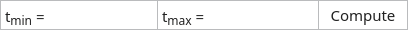
<?xml version="1.0" encoding="UTF-8"?>
<ui version="4.0">
 <class>Form</class>
 <widget class="QWidget" name="Form">
  <property name="geometry">
   <rect>
    <x>0</x>
    <y>0</y>
    <width>408</width>
    <height>30</height>
   </rect>
  </property>
  <property name="windowTitle">
   <string>Form</string>
  </property>
  <property name="styleSheet">
   <string notr="true">#Form {
    background-color: rgba(0,0,0,0)
}

QWidget {
	font-family: Droid Sans;
	font-size: 15px;
    color: #212121;
}

QTableWidget::item {
	font-family: Open Sans;
	font-size: 15px;
}


</string>
  </property>
  <layout class="QGridLayout" name="gridLayout">
   <property name="leftMargin">
    <number>0</number>
   </property>
   <property name="topMargin">
    <number>0</number>
   </property>
   <property name="rightMargin">
    <number>0</number>
   </property>
   <property name="bottomMargin">
    <number>0</number>
   </property>
   <property name="spacing">
    <number>0</number>
   </property>
   <item row="0" column="0">
    <widget class="QLabel" name="label">
     <property name="sizePolicy">
      <sizepolicy hsizetype="Fixed" vsizetype="Preferred">
       <horstretch>0</horstretch>
       <verstretch>0</verstretch>
      </sizepolicy>
     </property>
     <property name="minimumSize">
      <size>
       <width>0</width>
       <height>30</height>
      </size>
     </property>
     <property name="maximumSize">
      <size>
       <width>16777215</width>
       <height>30</height>
      </size>
     </property>
     <property name="styleSheet">
      <string notr="true">QLabel {
	color: #212121;
	background-color: white;
	border-top: 1px solid #BABBBD;
	border-left: 1px solid #BABBBD;
	border-bottom: 1px solid #BABBBD;
}</string>
     </property>
     <property name="text">
      <string>&lt;html&gt;&lt;head/&gt;&lt;body&gt;&lt;p&gt;&lt;span style=&quot; font-size:11pt;&quot;&gt;t&lt;/span&gt;&lt;span style=&quot; font-size:14pt; vertical-align:sub;&quot;&gt;min&lt;/span&gt;&lt;span style=&quot; font-size:11pt;&quot;&gt; =&lt;/span&gt;&lt;/p&gt;&lt;/body&gt;&lt;/html&gt;</string>
     </property>
    </widget>
   </item>
   <item row="0" column="1">
    <widget class="QLineEdit" name="lineEditXmin">
     <property name="sizePolicy">
      <sizepolicy hsizetype="Expanding" vsizetype="Fixed">
       <horstretch>0</horstretch>
       <verstretch>0</verstretch>
      </sizepolicy>
     </property>
     <property name="minimumSize">
      <size>
       <width>100</width>
       <height>30</height>
      </size>
     </property>
     <property name="maximumSize">
      <size>
       <width>16777215</width>
       <height>30</height>
      </size>
     </property>
     <property name="styleSheet">
      <string notr="true">QLineEdit {
    color: black;
	background-color: white;
	border-bottom: 1px solid #BABBBD;
	border-top: 1px solid #BABBBD;
	border-radius: 0px;
	padding: 3px;
}</string>
     </property>
     <property name="text">
      <string/>
     </property>
     <property name="placeholderText">
      <string/>
     </property>
    </widget>
   </item>
   <item row="0" column="2">
    <widget class="QLabel" name="label_2">
     <property name="sizePolicy">
      <sizepolicy hsizetype="Fixed" vsizetype="Preferred">
       <horstretch>0</horstretch>
       <verstretch>0</verstretch>
      </sizepolicy>
     </property>
     <property name="minimumSize">
      <size>
       <width>0</width>
       <height>30</height>
      </size>
     </property>
     <property name="maximumSize">
      <size>
       <width>16777215</width>
       <height>30</height>
      </size>
     </property>
     <property name="styleSheet">
      <string notr="true">QLabel {
	color: #212121;
	background-color: white;
	border-top: 1px solid #BABBBD;
	border-left: 1px solid #BABBBD;
	border-bottom: 1px solid #BABBBD;
}</string>
     </property>
     <property name="text">
      <string>&lt;html&gt;&lt;head/&gt;&lt;body&gt;&lt;p&gt;&lt;span style=&quot; font-size:11pt;&quot;&gt;t&lt;/span&gt;&lt;span style=&quot; font-size:14pt; vertical-align:sub;&quot;&gt;max&lt;/span&gt;&lt;span style=&quot; font-size:11pt;&quot;&gt; =&lt;/span&gt;&lt;/p&gt;&lt;/body&gt;&lt;/html&gt;</string>
     </property>
    </widget>
   </item>
   <item row="0" column="3">
    <widget class="QLineEdit" name="lineEditXmax">
     <property name="sizePolicy">
      <sizepolicy hsizetype="Expanding" vsizetype="Fixed">
       <horstretch>0</horstretch>
       <verstretch>0</verstretch>
      </sizepolicy>
     </property>
     <property name="minimumSize">
      <size>
       <width>100</width>
       <height>30</height>
      </size>
     </property>
     <property name="maximumSize">
      <size>
       <width>16777215</width>
       <height>30</height>
      </size>
     </property>
     <property name="styleSheet">
      <string notr="true">QLineEdit {
    color: black;
	background-color: white;
	border-bottom: 1px solid #BABBBD;
	border-top: 1px solid #BABBBD;
	border-radius: 0px;
	padding: 3px;
}</string>
     </property>
     <property name="text">
      <string/>
     </property>
     <property name="placeholderText">
      <string/>
     </property>
    </widget>
   </item>
   <item row="0" column="4">
    <widget class="QPushButton" name="pushButtonCompute">
     <property name="sizePolicy">
      <sizepolicy hsizetype="Fixed" vsizetype="Fixed">
       <horstretch>0</horstretch>
       <verstretch>0</verstretch>
      </sizepolicy>
     </property>
     <property name="minimumSize">
      <size>
       <width>90</width>
       <height>30</height>
      </size>
     </property>
     <property name="styleSheet">
      <string notr="true">QPushButton {	
	background-color: white;	
	border: none; 
	color: #212121;
	border: 1px solid #BABBBD;
}

QPushButton:hover {
	background-color: #dfe2ec;
	border-style: solid;
	color: black;
}

QPushButton:pressed {
	background-color: #bec5da;
	border-style: solid;
	color: black;
}

QPushButton:disabled {
	background-color: #aaaaaa;
	border: 1px solid #aaaaaa;
}</string>
     </property>
     <property name="text">
      <string>Compute</string>
     </property>
    </widget>
   </item>
  </layout>
 </widget>
 <resources>
  <include location="../q_resources.qrc"/>
 </resources>
 <connections/>
</ui>
